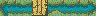

Below is a game level as drawn by its tile map, then a one-line description and the .tmx file that defines it, in full:
An orthogonal 6x1 tile map with 16x16 px tiles, 1 tile layer (Tile Layer 1).

<map version="1.4" tiledversion="2021.01.13" orientation="orthogonal" renderorder="right-down" width="6" height="1" tilewidth="16" tileheight="16" infinite="0" nextlayerid="2" nextobjectid="1">
 <tileset firstgid="1" name="UpdatedVillage.png" tilewidth="16" tileheight="16" tilecount="1024" columns="32">
  <image source="UpdatedVillage.png" trans="ffffff" width="512" height="512" />
 </tileset>
 <layer id="1" name="Tile Layer 1" width="6" height="1">
  <data encoding="csv">
799,863,394,864,831,800
</data>
 </layer>
</map>
